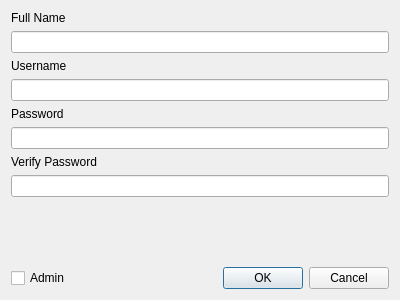
<?xml version="1.0" encoding="UTF-8"?>
<ui version="4.0">
 <class>RegisterDialog</class>
 <widget class="QDialog" name="RegisterDialog">
  <property name="geometry">
   <rect>
    <x>0</x>
    <y>0</y>
    <width>400</width>
    <height>300</height>
   </rect>
  </property>
  <property name="windowTitle">
   <string>Register</string>
  </property>
  <layout class="QVBoxLayout" name="verticalLayout">
   <item>
    <widget class="QLabel" name="nameLabel">
     <property name="text">
      <string>Full Name</string>
     </property>
    </widget>
   </item>
   <item>
    <widget class="QLineEdit" name="nameEdit">
     <property name="text">
      <string/>
     </property>
    </widget>
   </item>
   <item>
    <widget class="QLabel" name="usernameLabel">
     <property name="text">
      <string>Username</string>
     </property>
    </widget>
   </item>
   <item>
    <widget class="QLineEdit" name="usernameLineEdit"/>
   </item>
   <item>
    <widget class="QLabel" name="passwordLabel">
     <property name="text">
      <string>Password</string>
     </property>
    </widget>
   </item>
   <item>
    <widget class="QLineEdit" name="passwordLineEdit">
     <property name="echoMode">
      <enum>QLineEdit::Password</enum>
     </property>
     <property name="placeholderText">
      <string/>
     </property>
    </widget>
   </item>
   <item>
    <widget class="QLabel" name="verifyPasswordLabel">
     <property name="text">
      <string>Verify Password</string>
     </property>
    </widget>
   </item>
   <item>
    <widget class="QLineEdit" name="verifyPasswordEdit">
     <property name="echoMode">
      <enum>QLineEdit::Password</enum>
     </property>
    </widget>
   </item>
   <item>
    <spacer name="verticalSpacer">
     <property name="orientation">
      <enum>Qt::Vertical</enum>
     </property>
     <property name="sizeHint" stdset="0">
      <size>
       <width>20</width>
       <height>40</height>
      </size>
     </property>
    </spacer>
   </item>
   <item>
    <layout class="QHBoxLayout" name="horizontalLayout">
     <item>
      <widget class="QCheckBox" name="isAdminCheckBox">
       <property name="text">
        <string>Admin</string>
       </property>
      </widget>
     </item>
     <item>
      <widget class="QDialogButtonBox" name="buttonBox">
       <property name="orientation">
        <enum>Qt::Horizontal</enum>
       </property>
       <property name="standardButtons">
        <set>QDialogButtonBox::Cancel|QDialogButtonBox::Ok</set>
       </property>
      </widget>
     </item>
    </layout>
   </item>
  </layout>
 </widget>
 <resources/>
 <connections>
  <connection>
   <sender>buttonBox</sender>
   <signal>accepted()</signal>
   <receiver>RegisterDialog</receiver>
   <slot>accept()</slot>
   <hints>
    <hint type="sourcelabel">
     <x>248</x>
     <y>254</y>
    </hint>
    <hint type="destinationlabel">
     <x>157</x>
     <y>274</y>
    </hint>
   </hints>
  </connection>
  <connection>
   <sender>buttonBox</sender>
   <signal>rejected()</signal>
   <receiver>RegisterDialog</receiver>
   <slot>reject()</slot>
   <hints>
    <hint type="sourcelabel">
     <x>316</x>
     <y>260</y>
    </hint>
    <hint type="destinationlabel">
     <x>286</x>
     <y>274</y>
    </hint>
   </hints>
  </connection>
 </connections>
</ui>
